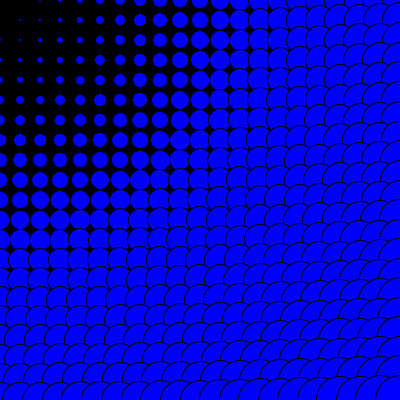
Frame 1 (no input)
Frame 60 (the mouse pressed at the canvas centre just before this capture): identical to frame 1, image omitted
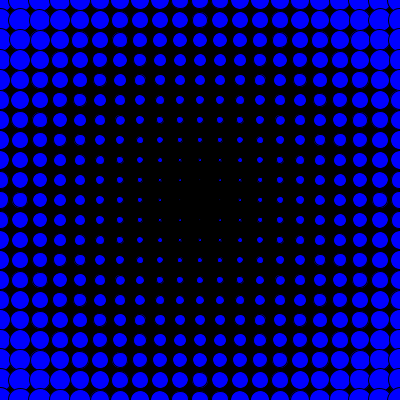
Frame 120 (the mouse held since frame 60 and released just before this capture)

The Processing sketch that drew these frames (run headless with seeded random() and noise(); from frame 60 on, the mouse is pressed at the canvas centre):

// Processing sketch: dist_Mouse_01
// ── dist_Mouse_01.pde
/*

 */

/////////////////////////// GLOBALS ////////////////////////////

float maxDist;
/////////////////////////// SETUP ////////////////////////////

void setup() {
  size(400, 400);
  background(0);
  smooth();
  fill(0, 0, 255);
  maxDist = dist(0, 0, width, height);
}

/////////////////////////// DRAW ////////////////////////////
void draw() {
  background(0);

  for (int y=0; y<=height; y += 20) {
    for (int x=0; x<=width; x += 20) {
    float mouseDist = dist(mouseX, mouseY, x, y);
    float dia = (mouseDist / maxDist) * 50;
    ellipse(x, y, dia, dia);
    
    }
  }
}

/////////////////////////// FUNCTIONS ////////////////////////////
